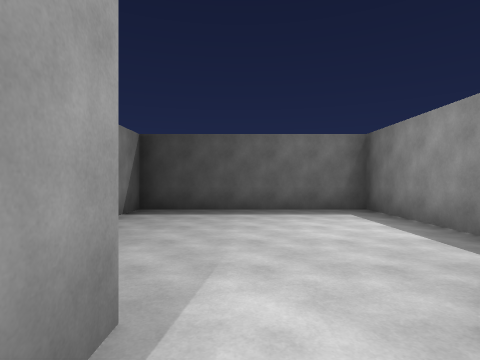
[1] (above)

24 first-person views from a walk through a Unity game level. The camera is 1.4 m above the floor, looks level and sees 80° across. The floor is counted in squares, 2 m on a side. Each view is taken from the middle of a square. On the plan, view 1 faces up. The plan holds only what a view shows up to about 10 squares ahead; the rest is blank. The place goes on beyond the plan. The player is left out. Some animated figures are left out. Surface patterns are stand-ins for the level's own textures.

[2]
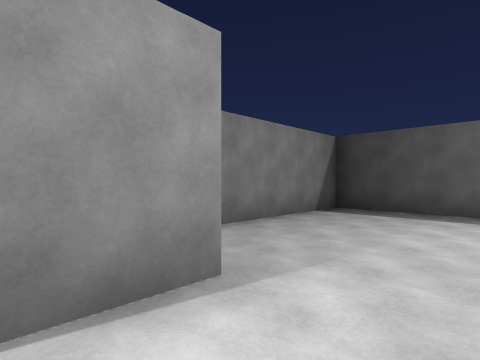

[3]
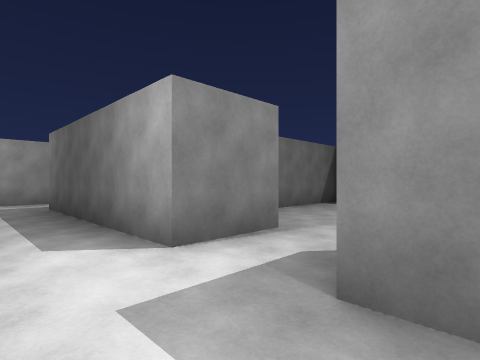

[4]
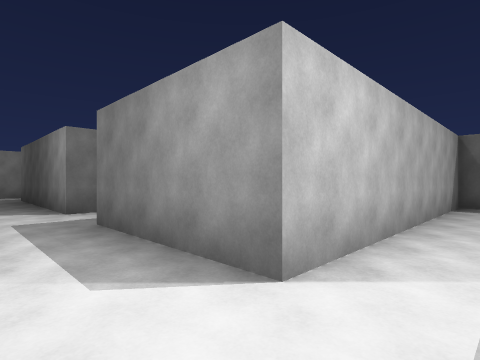

[5]
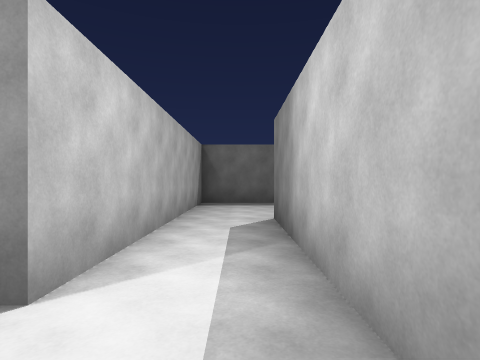

[6]
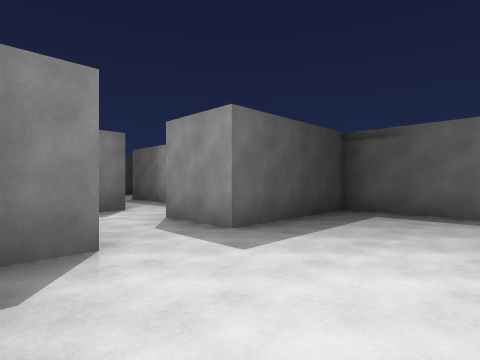

[7]
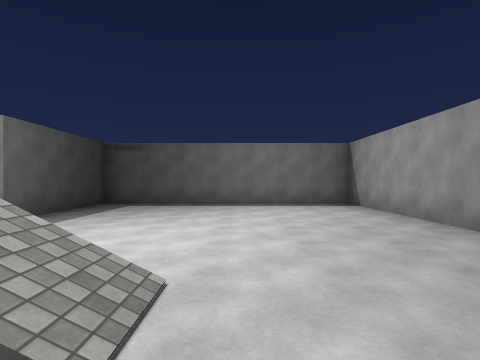

[8]
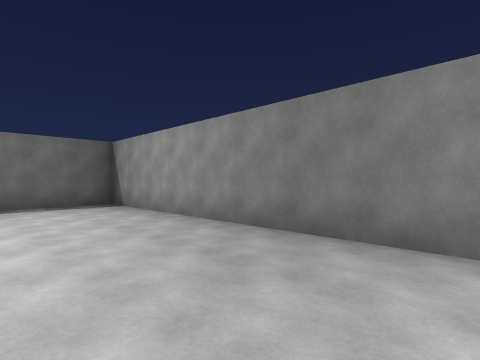

[9]
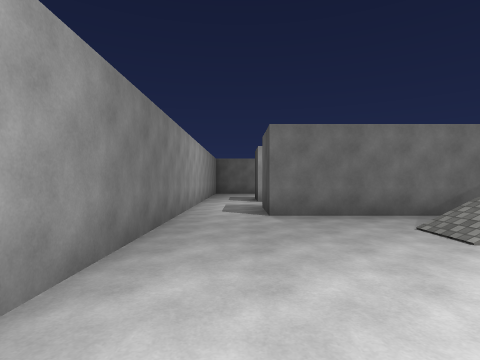

[10]
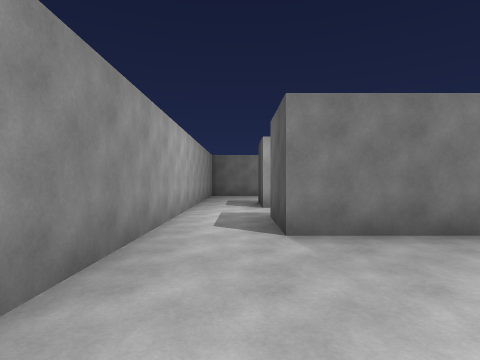

[11]
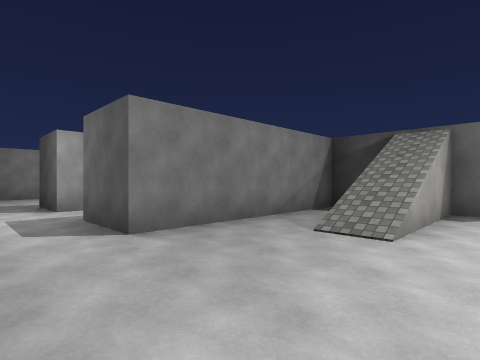

[12]
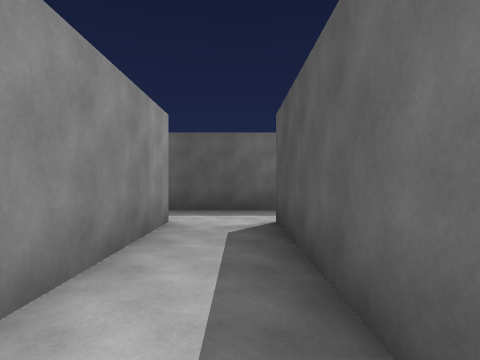

[13]
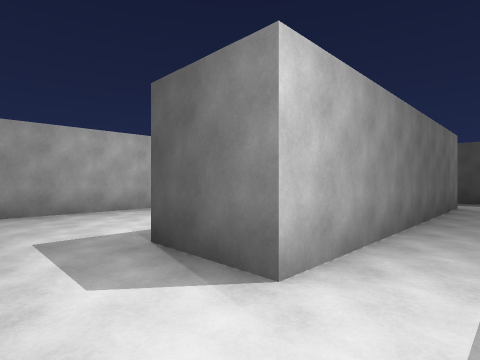

[14]
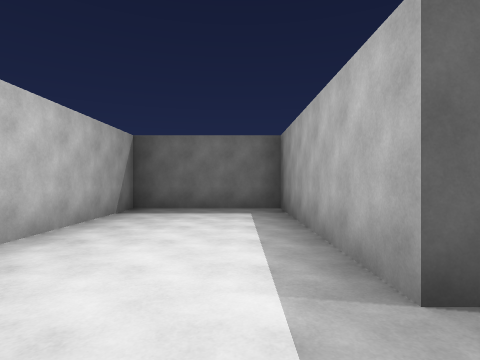

[15]
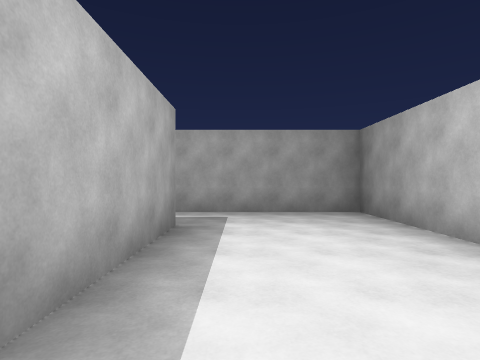

[16]
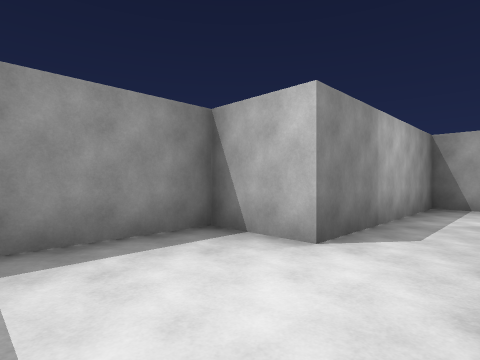

[17]
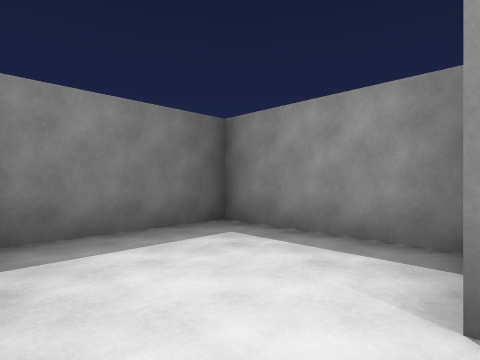

[18]
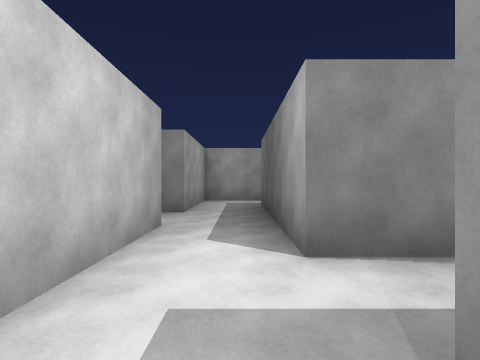

[19]
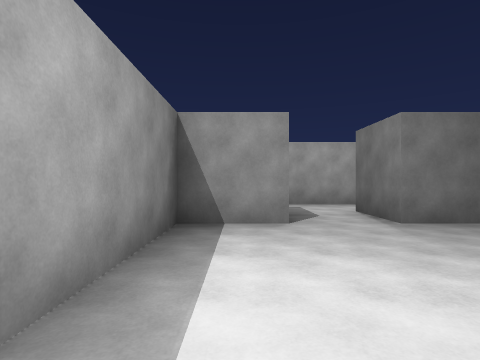

[20]
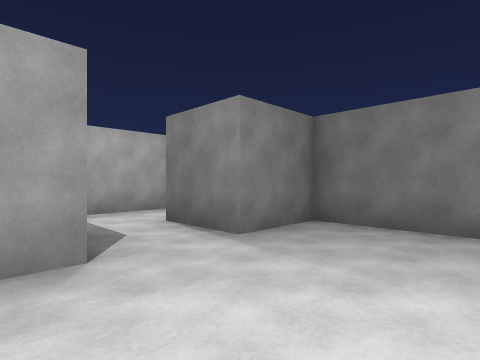

[21]
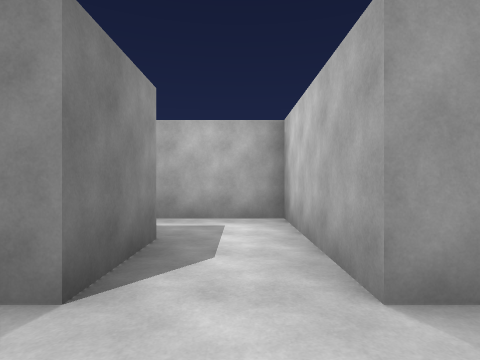

[22]
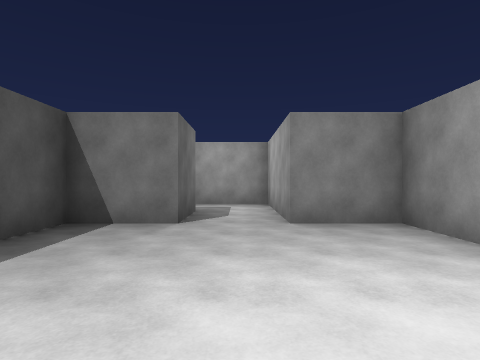

[23]
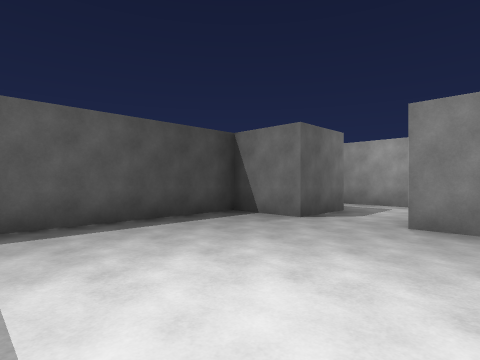

[24]
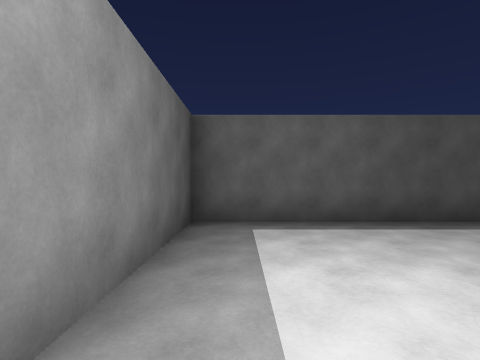

### Floor plan
Key: @ floor where view 1 was taken; # wall or solid block; . main floor; : floor 1.5 m higher than the main floor; + floor 2.5 m higher than the main floor; * floor 3.5 m higher than the main floor; / step, stairs or slope.
Columns run from 10 left of view 1 to 9 right of it. Each row starts with its distance up from view 1.
  7   ##################
  6  .....##.....##....#
  5  .....##.....##....#
  4  .....##.....##....#
  3 #.....##.....##..###
  2 #.....##.....##..#
  1 ###.######..###..#
  0   #.######@.###..#
 -1   #..............#
 -2   #.....//////...#
 -3   ####../    /.###
 -4 ######..*  **..#####
 -5 #...##..*#.+.......#
 -6 #...##..*#.:/......#
 -7 #...##.. #.//......#
 -8 #...##.. #.........#
 -9 #...##..*#.........#
-10 #..................#
-11 #..................#
-12 ####################

Where each view was taken, in squares from view 1:
view 1: 0 up, 0 right, facing up
view 2: 0 up, 1 right, facing up-left
view 3: 2 down, 2 right, facing up-left
view 4: 2 down, 6 right, facing up-left
view 5: 2 down, 6 right, facing up
view 6: 7 down, 2 right, facing up-right
view 7: 8 down, 0 right, facing right
view 8: 8 down, 0 right, facing down-right
view 9: 10 down, 5 right, facing left
view 10: 10 down, 3 right, facing left
view 11: 11 down, 3 right, facing up-left
view 12: 7 down, 3 left, facing up
view 13: 11 down, 3 left, facing up-left
view 14: 11 down, 7 left, facing up
view 15: 5 down, 7 left, facing down
view 16: 6 up, 5 right, facing down-right
view 17: 3 up, 5 right, facing up-right
view 18: 1 down, 2 right, facing left
view 19: 6 up, 2 right, facing down
view 20: 4 up, 2 right, facing down-left
view 21: 3 up, 7 left, facing down
view 22: 6 up, 7 left, facing down
view 23: 6 up, 9 left, facing down-right
view 24: 6 up, 9 left, facing right
